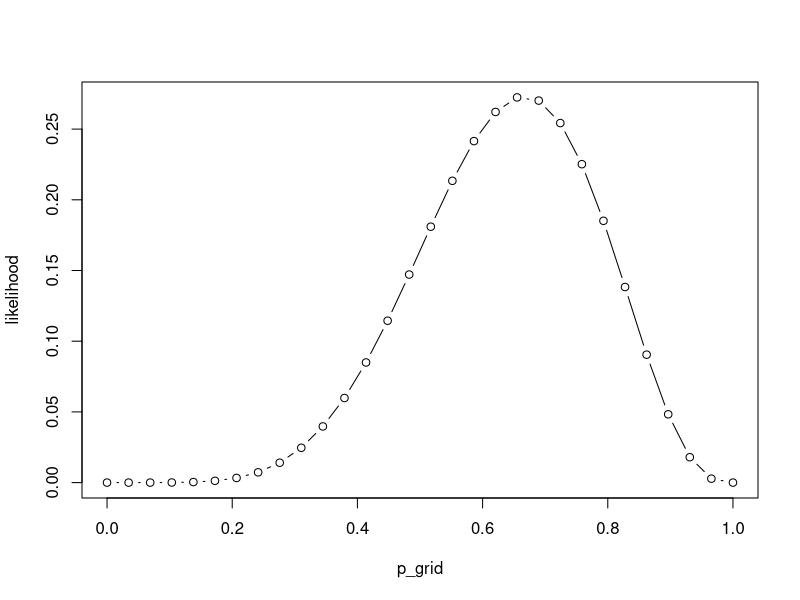

R code for this plot:
# Playing around with grid approximation. ---------------------------------

# Globe tossing problem:
# You toss a globe and catch it. Represent each try as W or L based on whether your index finger rests on water or land when you catch it.
# The proportion of W / (W + L) gives the proportion of water on the globe.
# We have been given W = 6 and L = 3.

# Grid.
# This is a vector of possible proportions of water on the globe.

grid_points <- 30
p_grid <- seq(from = 0, to = 1, length.out = grid_points)

# Prior.
prior <- rep(1, grid_points)

# Likelihood.
# Binomial probability density function.
likelihood <- dbinom(x = 6, size = 9, prob = p_grid)

# Product of likelihood and prior.
unstd_posterior <- likelihood * prior

# Standardized posterior.
posterior <- unstd_posterior / sum(unstd_posterior)

plot(p_grid, likelihood, type = "b")

